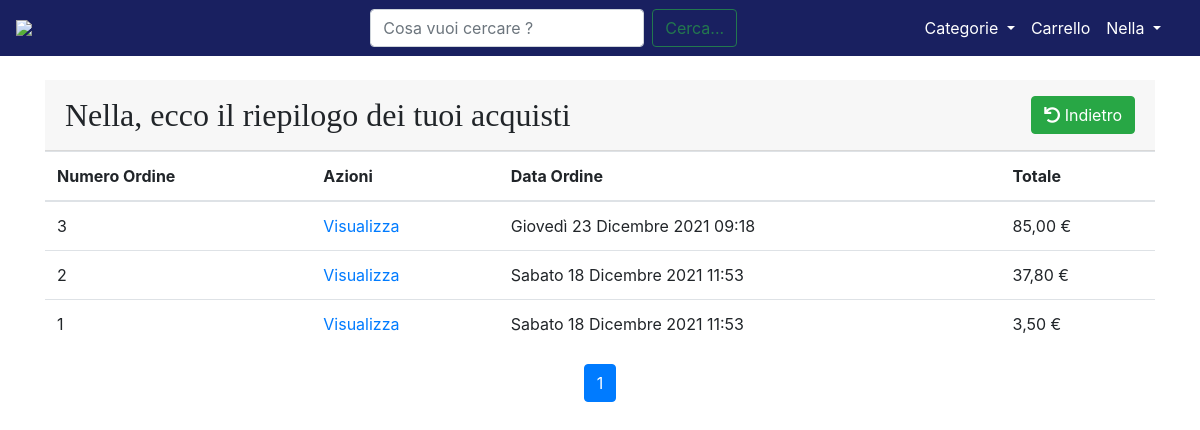
Screenshot of /user/acquisti (signed in) with the database file from the repository.
### core/models.py (models this page shows, shortened)
class Payment(models.Model):
    user = models.ForeignKey(User, on_delete=models.CASCADE)
    amount = models.FloatField()
    timestamp = models.DateTimeField(auto_now_add=True)
    order = models.ForeignKey(Order, on_delete=models.CASCADE)

class Order(models.Model):
    user = models.ForeignKey(User, on_delete=models.CASCADE, null=True)
    is_ordered = models.BooleanField(default=False)
    items = models.ManyToManyField(OrderItem)
    ordered_date = models.DateTimeField()
    shipping_address = models.ForeignKey('ShippingAddress', on_delete=models.SET_NULL, blank=True, null=True)

### core/views.py (the view)
# urls.py: path('user/acquisti', login_required(views.AcquistiView.as_view()), name='acquisti'),
class AcquistiView(View):
    model = User
    template_name = '/core/acquisti.html'
    def get(self, *args, **kwargs):
        user_id = self.request.user.id
        user = User.objects.get(id=user_id)
        acquisti = Payment.objects.filter(user=user).order_by("-pk")
        paginator = Paginator(acquisti, 10)
        page_number = self.request.GET.get('page')
        page_obj = paginator.get_page(page_number)
        context = {
            'User': user,
            'lista_acquisti': page_obj,
            'page_obj': page_obj
        }
        return render(self.request, 'core/acquisti.html', context)

### core/templates/core/acquisti.html (shortened to what this page needs)
{% extends 'base.html' %}
{% load static %}
{% block content %}
<link rel="stylesheet" type="text/css" href="{% static '/css/homepage.css' %}"/>
<link rel="stylesheet" href="https://pro.fontawesome.com/releases/v5.13.0/css/all.css">
<br>
<div class="card-header py-3 d-flex flex-row align-items-center justify-content-between">
    <h2 class="m-0">{{ user }}, ecco il riepilogo dei tuoi acquisti </h2>
    <button class="btn btn-success" onclick="window.history.go(-1);">
        <i class="fas fa-undo"></i>
        Indietro
    </button>
</div>
<div>
    <table class="table" id="UserTable">
        <thead>
        <tr>
            <th>Numero Ordine</th>
            <th>Azioni</th>
            <th>Data Ordine</th>
            <th>Totale</th>
        </tr>
        </thead>
        <tbody>
        {% for item in lista_acquisti %}
        <tr>
            <td>{{ item.order.id }}</a></td>
            <td><a href="{% url 'order_display' pk=item.order.id %}">Visualizza</a></td>
            <td>{{ item.timestamp }}</td>
            <td>{{ item.amount }}0 €</td>
        </tr>
        {% endfor %}
        </tbody>
    </table>
</div>
<nav class="d-flex justify-content-center wow fadeIn">
    <ul class="pagination pg-blue">
        <li class="page-item active">
            <a class="page-link" href="?page={{ page_obj.number }}">{{ page_obj.number }}
            </a>
        </li>
    </ul>
</nav>
{% endblock content %}

### templates/base.html (shortened to what this page needs)
{% load static %}
<!DOCTYPE html>
<html lang="it">
<head>
    <link rel="stylesheet" href="https://maxcdn.bootstrapcdn.com/bootstrap/4.0.0/css/bootstrap.min.css"
>
    <link rel="stylesheet" href="{% static 'css/base.css' %}">
</head>
<body>
<nav class="navbar navbar-expand-lg navbar-dark" style="background-color: #192060;">
    <a class="navbar-brand ml-auto" href="/"><img style="width: 9rem;"
                                                  src="https://github.com/LucaCarnevale/temporary_files/blob/main/logo_sito.PNG?raw=true"></a>
    <div class="container">
        <div class="collapse navbar-collapse" id="navbarSupportedContent">
            <form class="form-inline my-2 my-lg-0 mx-auto" action="{% url 'cerca' %}">
                <input name="kw" class="inputCerca form-control mr-sm-2" type="search" placeholder="Cosa vuoi cercare ?"
                       aria-label="Search">
                <button class="cerca btn btn-outline-success" type="submit">Cerca...</button>
            </form>
            <ul class="navbar-nav">
                <div class="collapse navbar-collapse" id="navbarNavDarkDropdown">
                    <ul class="navbar-nav">
                        <li class="nav-item dropdown active">
                            <a class="nav-link dropdown-toggle" href="#" id="navbarDropdown" role="button"
                               data-toggle="dropdown" aria-haspopup="true" aria-expanded="false">
                                Categorie
                            </a>
                        </li>
                    </ul>
                </div>
                {% if request.user.is_authenticated %}
                <li class="nav-item active ml-auto">
                    <a class="nav-link active" aria-current="page" href="{% url 'order_summary' %}">Carrello</a>
                </li>
                <li class="nav-item dropdown active">
                    <a class="nav-link dropdown-toggle" href="#" id="navbarDropdown" role="button"
                       data-toggle="dropdown" aria-expanded="false">
                        {{ request.user.username }}
                    </a>
                </li>
                {% endif %}
            </ul>
        </div>
    </div>
</nav>
<div class="container">
    {% block content %}
    {% endblock content %}
</div>
</body>
</html>

### static/css/base.css (style rules this page uses)
h2 { font-family: 'SansSerif'; }
body, html { height: 100%; margin: 0; }

### static/css/homepage.css (style rules this page uses)
*,::after,::before { box-sizing:border-box; }
ul { margin-top:0;margin-bottom:1rem; }
a { color:#007bff;text-decoration:none;background-color:transparent; }
img { vertical-align:middle;border-style:none; }
.fas { -moz-osx-font-smoothing:grayscale;-webkit-font-smoothing:antialiased;display:inline-block;font-style:normal;font-variant:normal;text-rendering:auto;line-height:1; }
.fas { font-family:"Font Awesome 5 Free"; }
.fas { font-weight:900; }
div,span,h3,p,a,img,i,ul,li { margin:0;padding:0;border:0;font-size:100%;font:inherit;vertical-align:baseline; }
ul { list-style:none; }
* { margin:0;padding:0; }
img { float:left; }
img { max-width:100%; }

### rows the page displays
Payment: order.id "3", timestamp "Giovedì 23 Dicembre 2021 09:18", amount "85,0"
Payment: order.id "2", timestamp "Sabato 18 Dicembre 2021 11:53", amount "37,8"
Payment: order.id "1", timestamp "Sabato 18 Dicembre 2021 11:53", amount "3,5"

### other values shown
{{ request.user.username }} "Nella"
{{ user }} "Nella"
{{ page_obj.number }} "1"
